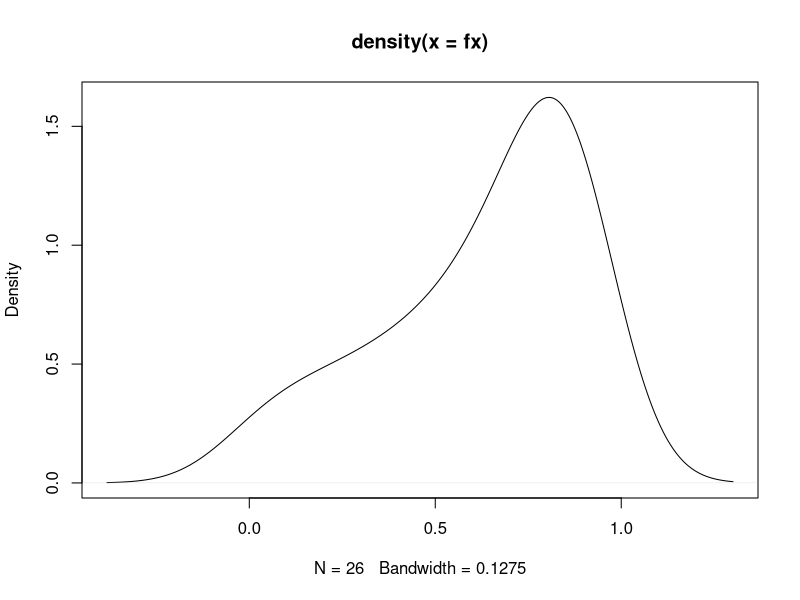

This chart was generated by the following R code:
f<-function(x)
{
  10*x-12
}
x<-c(0,1,2,3)
px<-c(0.1,0.2,0.2,0.5)
mean<-weighted.mean(f(x),px)

x<-seq(0,5,by=0.2)
fx<-pexp(x,rate=1/2)
plot(density(fx))

x<-c(2,3,4,5)
print(paste("Max:",max(x)))

x<-1-pnorm(84,72,15.2)

v<-dpois(5,5)-dpois(1,5)

p<-dbinom(5,250,17/250)
x<-dbinom(3,250,p)